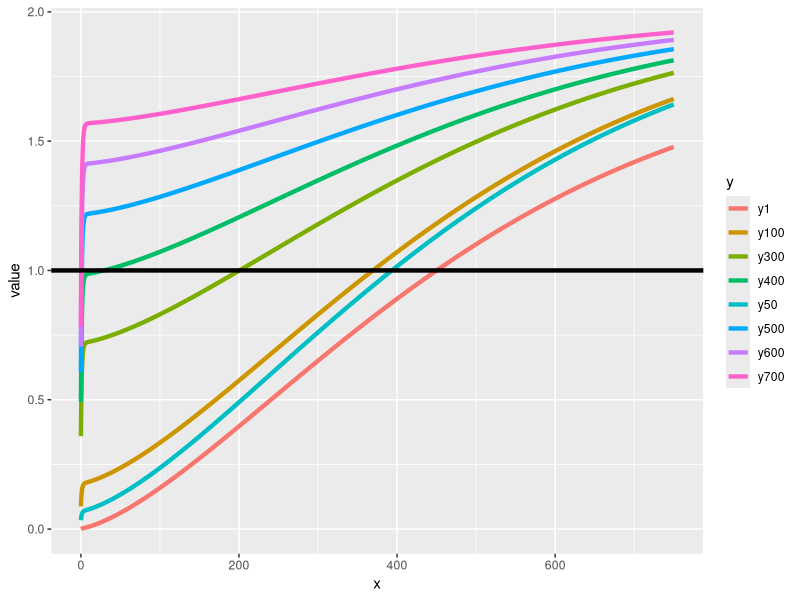
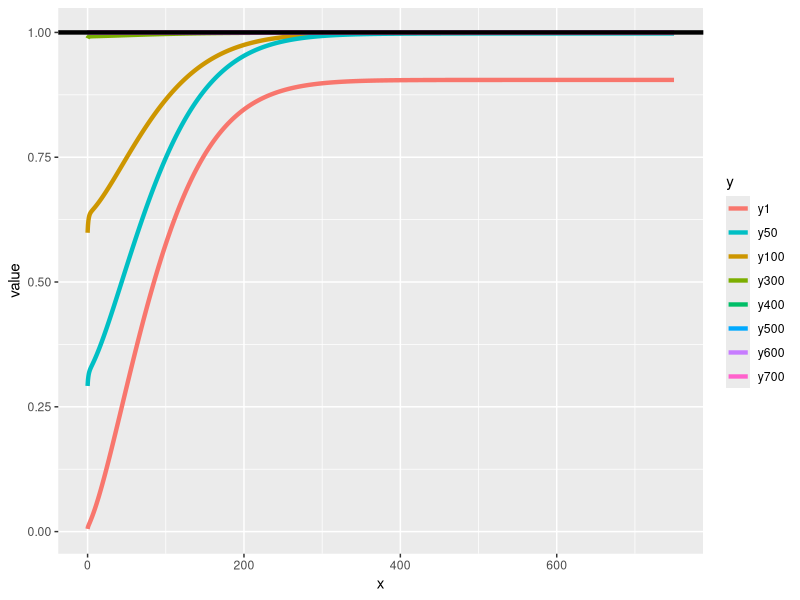

The R script that drew these images, in order:
## ---- chunk 1
knitr::opts_chunk$set(echo = TRUE)
library(dplyr)
library(tidyr)
library(ggplot2)
## ---- chunk 2
damage = function(x){
  return(exp(-1*(0.1/x)))
}
growth = function(x){
  return(0.25*((5+x)*x^0.47))
}
poiss = function(x,y){
  return(1 - exp(-(0.02*(x+y)/50)))
}

phi = function(x){
  return(1-exp(-0.93*x^0.93))
}

# B. Define x and y ####

x = seq(0,750, by=0.5)
y = seq(0,750, by=0.5)

# D. Evaluation of the formulation from the paper ####
try = matrix(nrow=length(x),ncol=length(y))
for(i in 1:length(x)){
  try[,i]  =  damage(x[i])*poiss(growth(x[i]),y=growth(y))*(1+phi(y))
}
try           = as.data.frame(try)
colnames(try) = c(paste0("y",y))
try           = cbind(try,x)
try2          = pivot_longer(try,starts_with('y'),names_to="y",values_to="value")

try2 %>% subset(y %in% c('y1','y50','y100','y300','y400', 'y500','y600','y700')) %>% ggplot(aes(x=x,y=value, color=y))+
geom_line(size=1.5)+geom_hline(yintercept = 1, size=1.5)
## ---- chunk 3
rm(i)
try = matrix(nrow=length(x),ncol=length(y))

for(i in 1:length(x)){
  try[,i] = damage(x[i])*(1+ exp(-(0.2*(growth(x[i])+growth(y))/50))*(poiss(growth(x[i]),growth(y))*phi(y) -1))
}
try3          = as.data.frame(try)
colnames(try3) = c(paste0("y",y))
try3          = cbind(try3,x)
try4          = pivot_longer(try3,starts_with('y'),names_to="y",values_to="value")
try4$y        = as.factor(try4$y)
try4 %>% subset(y %in% c('y1','y50','y100','y300','y400', 'y500','y600','y700')) %>% ggplot(aes(x=x,y=value, color=y))+
  geom_line(size=1.5)+geom_hline(yintercept = 1, size=1.5)+scale_color_discrete(breaks=c('y1','y50','y100','y300','y400', 'y500','y600','y700'))
